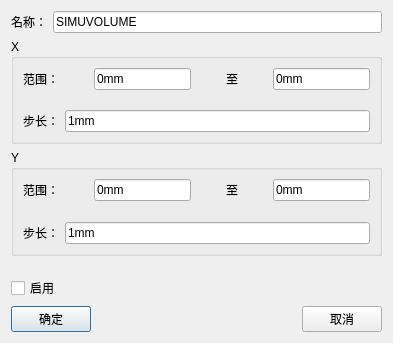
<?xml version="1.0" encoding="UTF-8"?>
<ui version="4.0">
 <class>Dialog_WorkSpaceDlg</class>
 <widget class="QDialog" name="Dialog_WorkSpaceDlg">
  <property name="windowModality">
   <enum>Qt::ApplicationModal</enum>
  </property>
  <property name="geometry">
   <rect>
    <x>0</x>
    <y>0</y>
    <width>393</width>
    <height>343</height>
   </rect>
  </property>
  <property name="minimumSize">
   <size>
    <width>0</width>
    <height>0</height>
   </size>
  </property>
  <property name="maximumSize">
   <size>
    <width>16777215</width>
    <height>16777215</height>
   </size>
  </property>
  <property name="windowTitle">
   <string>工作区间设置</string>
  </property>
  <layout class="QGridLayout" name="gridLayout_4">
   <item row="4" column="0">
    <widget class="QCheckBox" name="checkBox">
     <property name="text">
      <string>启用</string>
     </property>
     <property name="tristate">
      <bool>false</bool>
     </property>
    </widget>
   </item>
   <item row="0" column="0">
    <layout class="QHBoxLayout" name="horizontalLayout">
     <item>
      <widget class="QLabel" name="label">
       <property name="text">
        <string>名称：</string>
       </property>
      </widget>
     </item>
     <item>
      <widget class="QLineEdit" name="lineEdit_Name">
       <property name="text">
        <string>SIMUVOLUME</string>
       </property>
      </widget>
     </item>
    </layout>
   </item>
   <item row="5" column="0">
    <layout class="QHBoxLayout" name="horizontalLayout_10">
     <item>
      <widget class="QPushButton" name="pb_ok">
       <property name="text">
        <string>确定</string>
       </property>
      </widget>
     </item>
     <item>
      <spacer name="horizontalSpacer">
       <property name="orientation">
        <enum>Qt::Horizontal</enum>
       </property>
       <property name="sizeHint" stdset="0">
        <size>
         <width>40</width>
         <height>20</height>
        </size>
       </property>
      </spacer>
     </item>
     <item>
      <widget class="QPushButton" name="pb_cancel">
       <property name="text">
        <string>取消</string>
       </property>
      </widget>
     </item>
    </layout>
   </item>
   <item row="1" column="0">
    <widget class="QGroupBox" name="groupBox_WorkSpace_X">
     <property name="title">
      <string>X</string>
     </property>
     <layout class="QGridLayout" name="gridLayout_2">
      <item row="2" column="0">
       <layout class="QHBoxLayout" name="horizontalLayout_end">
        <item>
         <widget class="QLabel" name="label_end">
          <property name="text">
           <string>步长：</string>
          </property>
         </widget>
        </item>
        <item>
         <widget class="QLineEdit" name="LineEdit_stride_x">
          <property name="enabled">
           <bool>true</bool>
          </property>
          <property name="text">
           <string>1mm</string>
          </property>
         </widget>
        </item>
       </layout>
      </item>
      <item row="0" column="0">
       <layout class="QHBoxLayout" name="horizontalLayout_start">
        <item>
         <widget class="QLabel" name="label_start">
          <property name="text">
           <string>范围：</string>
          </property>
         </widget>
        </item>
        <item>
         <spacer name="horizontalSpacer_2">
          <property name="orientation">
           <enum>Qt::Horizontal</enum>
          </property>
          <property name="sizeHint" stdset="0">
           <size>
            <width>40</width>
            <height>20</height>
           </size>
          </property>
         </spacer>
        </item>
        <item>
         <widget class="QLineEdit" name="LineEdit_start_x">
          <property name="text">
           <string>0mm</string>
          </property>
         </widget>
        </item>
        <item>
         <spacer name="horizontalSpacer_3">
          <property name="orientation">
           <enum>Qt::Horizontal</enum>
          </property>
          <property name="sizeHint" stdset="0">
           <size>
            <width>40</width>
            <height>20</height>
           </size>
          </property>
         </spacer>
        </item>
        <item>
         <widget class="QLabel" name="label_2">
          <property name="text">
           <string>至</string>
          </property>
         </widget>
        </item>
        <item>
         <spacer name="horizontalSpacer_4">
          <property name="orientation">
           <enum>Qt::Horizontal</enum>
          </property>
          <property name="sizeHint" stdset="0">
           <size>
            <width>40</width>
            <height>20</height>
           </size>
          </property>
         </spacer>
        </item>
        <item>
         <widget class="QLineEdit" name="LineEdit_end_x">
          <property name="text">
           <string>0mm</string>
          </property>
         </widget>
        </item>
       </layout>
      </item>
      <item row="1" column="0">
       <spacer name="verticalSpacer">
        <property name="orientation">
         <enum>Qt::Vertical</enum>
        </property>
        <property name="sizeHint" stdset="0">
         <size>
          <width>20</width>
          <height>40</height>
         </size>
        </property>
       </spacer>
      </item>
     </layout>
    </widget>
   </item>
   <item row="2" column="0">
    <widget class="QGroupBox" name="groupBox_WorkSpace_Y">
     <property name="title">
      <string>Y</string>
     </property>
     <layout class="QGridLayout" name="gridLayout_3">
      <item row="0" column="0">
       <layout class="QHBoxLayout" name="horizontalLayout_start_5">
        <item>
         <widget class="QLabel" name="label_8">
          <property name="text">
           <string>范围：</string>
          </property>
         </widget>
        </item>
        <item>
         <spacer name="horizontalSpacer_5">
          <property name="orientation">
           <enum>Qt::Horizontal</enum>
          </property>
          <property name="sizeHint" stdset="0">
           <size>
            <width>40</width>
            <height>20</height>
           </size>
          </property>
         </spacer>
        </item>
        <item>
         <widget class="QLineEdit" name="LineEdit_start_y">
          <property name="text">
           <string>0mm</string>
          </property>
         </widget>
        </item>
        <item>
         <spacer name="horizontalSpacer_6">
          <property name="orientation">
           <enum>Qt::Horizontal</enum>
          </property>
          <property name="sizeHint" stdset="0">
           <size>
            <width>40</width>
            <height>20</height>
           </size>
          </property>
         </spacer>
        </item>
        <item>
         <widget class="QLabel" name="label_9">
          <property name="text">
           <string>至</string>
          </property>
         </widget>
        </item>
        <item>
         <spacer name="horizontalSpacer_7">
          <property name="orientation">
           <enum>Qt::Horizontal</enum>
          </property>
          <property name="sizeHint" stdset="0">
           <size>
            <width>40</width>
            <height>20</height>
           </size>
          </property>
         </spacer>
        </item>
        <item>
         <widget class="QLineEdit" name="LineEdit_end_y">
          <property name="text">
           <string>0mm</string>
          </property>
         </widget>
        </item>
       </layout>
      </item>
      <item row="1" column="0">
       <spacer name="verticalSpacer_2">
        <property name="orientation">
         <enum>Qt::Vertical</enum>
        </property>
        <property name="sizeHint" stdset="0">
         <size>
          <width>20</width>
          <height>40</height>
         </size>
        </property>
       </spacer>
      </item>
      <item row="2" column="0">
       <layout class="QHBoxLayout" name="horizontalLayout_end_6">
        <item>
         <widget class="QLabel" name="label_end_6">
          <property name="text">
           <string>步长：</string>
          </property>
         </widget>
        </item>
        <item>
         <widget class="QLineEdit" name="LineEdit_stride_y">
          <property name="enabled">
           <bool>true</bool>
          </property>
          <property name="text">
           <string>1mm</string>
          </property>
         </widget>
        </item>
       </layout>
      </item>
     </layout>
    </widget>
   </item>
   <item row="3" column="0">
    <spacer name="verticalSpacer_6">
     <property name="orientation">
      <enum>Qt::Vertical</enum>
     </property>
     <property name="sizeHint" stdset="0">
      <size>
       <width>20</width>
       <height>40</height>
      </size>
     </property>
    </spacer>
   </item>
  </layout>
 </widget>
 <tabstops>
  <tabstop>lineEdit_Name</tabstop>
  <tabstop>LineEdit_start_x</tabstop>
  <tabstop>LineEdit_end_x</tabstop>
  <tabstop>LineEdit_stride_x</tabstop>
  <tabstop>LineEdit_start_y</tabstop>
  <tabstop>LineEdit_end_y</tabstop>
  <tabstop>LineEdit_stride_y</tabstop>
  <tabstop>pb_ok</tabstop>
  <tabstop>pb_cancel</tabstop>
 </tabstops>
 <resources/>
 <connections/>
</ui>
